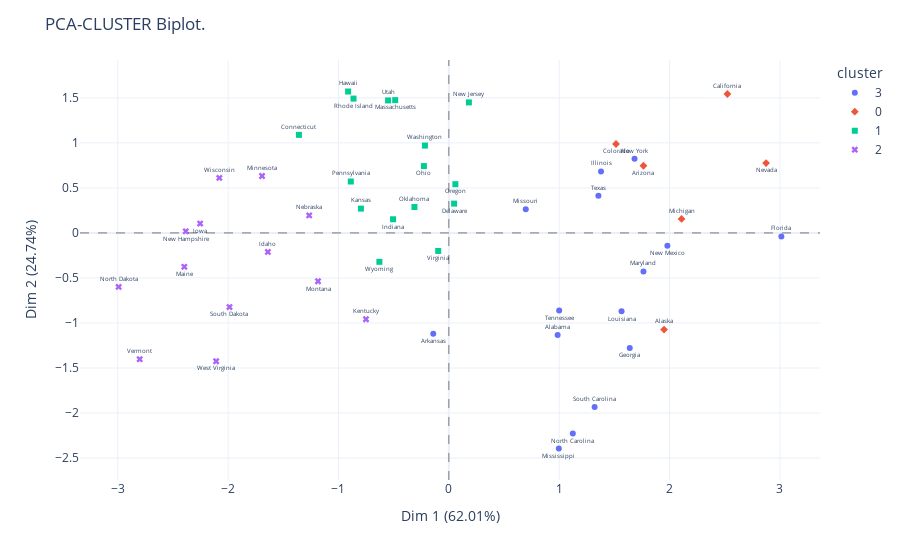

The notebook cell this image was saved under:
### Code cell
# Plot con 4 clusters.
cluster_biplot(pca, df_usarrests, kmeans1.labels_, size_text=6)

### Figure 1 — Plotly figure (JSON) as saved in the notebook; plotly's stock layout.template omitted (floating-point values rounded to 4 significant figures)
{"data": [{"hovertemplate": "<b>%{hovertext}</b><br><br>cluster=3<br>x=%{x}<br>y=%{y}<br>Indice=%{text}<extra></extra>", "hovertext": ["Alabama", "Arkansas", "Florida", "Georgia", "Illinois", "Louisiana", "Maryland", "Mississippi", "Missouri", "New Mexico", "New York", "North Carolina", "South Carolina", "Tennessee", "Texas"], "legendgroup": "3", "marker": {"color": "#636efa", "symbol": "circle"}, "mode": "markers+text", "name": "3", "orientation": "v", "showlegend": true, "text": ["Alabama", "Arkansas", "Florida", "Georgia", "Illinois", "Louisiana", "Maryland", "Mississippi", "Missouri", "New Mexico", "New York", "North Carolina", "South Carolina", "Tennessee", "Texas"], "textfont": {"size": 6}, "textposition": ["top center", "bottom center", "top center", "bottom center", "top center", "bottom center", "top center", "bottom center", "top center", "bottom center", "top center", "bottom center", "top center", "bottom center", "top center", "bottom center", "top center", "bottom center", "top center", "bottom center", "top center", "bottom center", "top center", "bottom center", "top center", "bottom center", "top center", "bottom center", "top center", "bottom center", "top center", "bottom center", "top center", "bottom center", "top center", "bottom center", "top center", "bottom center", "top center", "bottom center", "top center", "bottom center", "top center", "bottom center", "top center", "bottom center", "top center", "bottom center", "top center", "bottom center"], "type": "scatter", "x": [0.9856, -0.1414, 3.013, 1.639, 1.379, 1.565, 1.763, 0.9965, 0.6968, 1.98, 1.683, 1.123, 1.321, 0.9997, 1.355], "xaxis": "x", "y": [-1.133, -1.12, -0.03923, -1.279, 0.6818, -0.8711, -0.4277, -2.394, 0.2634, -0.1428, 0.8232, -2.228, -1.933, -0.8603, 0.4125], "yaxis": "y"}, {"hovertemplate": "<b>%{hovertext}</b><br><br>cluster=0<br>x=%{x}<br>y=%{y}<br>Indice=%{text}<extra></extra>", "hovertext": ["Alaska", "Arizona", "California", "Colorado", "Michigan", "Nevada"], "legendgroup": "0", "marker": {"color": "#EF553B", "symbol": "diamond"}, "mode": "markers+text", "name": "0", "orientation": "v", "showlegend": true, "text": ["Alaska", "Arizona", "California", "Colorado", "Michigan", "Nevada"], "textfont": {"size": 6}, "textposition": ["top center", "bottom center", "top center", "bottom center", "top center", "bottom center", "top center", "bottom center", "top center", "bottom center", "top center", "bottom center", "top center", "bottom center", "top center", "bottom center", "top center", "bottom center", "top center", "bottom center", "top center", "bottom center", "top center", "bottom center", "top center", "bottom center", "top center", "bottom center", "top center", "bottom center", "top center", "bottom center", "top center", "bottom center", "top center", "bottom center", "top center", "bottom center", "top center", "bottom center", "top center", "bottom center", "top center", "bottom center", "top center", "bottom center", "top center", "bottom center", "top center", "bottom center"], "type": "scatter", "x": [1.95, 1.763, 2.524, 1.515, 2.108, 2.874], "xaxis": "x", "y": [-1.073, 0.746, 1.543, 0.9876, 0.1554, 0.7756], "yaxis": "y"}, {"hovertemplate": "<b>%{hovertext}</b><br><br>cluster=1<br>x=%{x}<br>y=%{y}<br>Indice=%{text}<extra></extra>", "hovertext": ["Connecticut", "Delaware", "Hawaii", "Indiana", "Kansas", "Massachusetts", "New Jersey", "Ohio", "Oklahoma", "Oregon", "Pennsylvania", "Rhode Island", "Utah", "Virginia", "Washington", "Wyoming"], "legendgroup": "1", "marker": {"color": "#00cc96", "symbol": "square"}, "mode": "markers+text", "name": "1", "orientation": "v", "showlegend": true, "text": ["Connecticut", "Delaware", "Hawaii", "Indiana", "Kansas", "Massachusetts", "New Jersey", "Ohio", "Oklahoma", "Oregon", "Pennsylvania", "Rhode Island", "Utah", "Virginia", "Washington", "Wyoming"], "textfont": {"size": 6}, "textposition": ["top center", "bottom center", "top center", "bottom center", "top center", "bottom center", "top center", "bottom center", "top center", "bottom center", "top center", "bottom center", "top center", "bottom center", "top center", "bottom center", "top center", "bottom center", "top center", "bottom center", "top center", "bottom center", "top center", "bottom center", "top center", "bottom center", "top center", "bottom center", "top center", "bottom center", "top center", "bottom center", "top center", "bottom center", "top center", "bottom center", "top center", "bottom center", "top center", "bottom center", "top center", "bottom center", "top center", "bottom center", "top center", "bottom center", "top center", "bottom center", "top center", "bottom center"], "type": "scatter", "x": [-1.359, 0.04771, -0.9127, -0.5055, -0.7969, -0.4862, 0.1816, -0.226, -0.3118, 0.05912, -0.8884, -0.8638, -0.5506, -0.09633, -0.2169, -0.6294], "xaxis": "x", "y": [1.089, 0.3254, 1.57, 0.1516, 0.2702, 1.474, 1.45, 0.7422, 0.2879, 0.5414, 0.5711, 1.492, 1.472, -0.1997, 0.9701, -0.321], "yaxis": "y"}, {"hovertemplate": "<b>%{hovertext}</b><br><br>cluster=2<br>x=%{x}<br>y=%{y}<br>Indice=%{text}<extra></extra>", "hovertext": ["Idaho", "Iowa", "Kentucky", "Maine", "Minnesota", "Montana", "Nebraska", "New Hampshire", "North Dakota", "South Dakota", "Vermont", "West Virginia", "Wisconsin"], "legendgroup": "2", "marker": {"color": "#ab63fa", "symbol": "x"}, "mode": "markers+text", "name": "2", "orientation": "v", "showlegend": true, "text": ["Idaho", "Iowa", "Kentucky", "Maine", "Minnesota", "Montana", "Nebraska", "New Hampshire", "North Dakota", "South Dakota", "Vermont", "West Virginia", "Wisconsin"], "textfont": {"size": 6}, "textposition": ["top center", "bottom center", "top center", "bottom center", "top center", "bottom center", "top center", "bottom center", "top center", "bottom center", "top center", "bottom center", "top center", "bottom center", "top center", "bottom center", "top center", "bottom center", "top center", "bottom center", "top center", "bottom center", "top center", "bottom center", "top center", "bottom center", "top center", "bottom center", "top center", "bottom center", "top center", "bottom center", "top center", "bottom center", "top center", "bottom center", "top center", "bottom center", "top center", "bottom center", "top center", "bottom center", "top center", "bottom center", "top center", "bottom center", "top center", "bottom center", "top center", "bottom center"], "type": "scatter", "x": [-1.64, -2.254, -0.7509, -2.397, -1.693, -1.185, -1.266, -2.384, -2.992, -1.988, -2.801, -2.109, -2.08], "xaxis": "x", "y": [-0.211, 0.1041, -0.9584, -0.3764, 0.6323, -0.5369, 0.194, 0.01808, -0.5991, -0.8233, -1.402, -1.425, 0.6113], "yaxis": "y"}], "layout": {"legend": {"title": {"text": "cluster"}, "tracegroupgap": 0}, "margin": {"t": 60}, "shapes": [{"line": {"color": "black", "dash": "dash", "width": 0.5}, "type": "line", "x0": 0, "x1": 1, "xref": "x domain", "y0": 0, "y1": 0, "yref": "y"}, {"line": {"color": "black", "dash": "dash", "width": 0.5}, "type": "line", "x0": 0, "x1": 0, "xref": "x", "y0": 0, "y1": 1, "yref": "y domain"}], "title": {"text": "PCA-CLUSTER Biplot."}, "xaxis": {"anchor": "y", "domain": [0, 1], "range": [-3.342, 3.363], "title": {"text": "Dim 1 (62.01%)"}}, "yaxis": {"anchor": "x", "domain": [0, 1], "range": [-2.744, 1.92], "title": {"text": "Dim 2 (24.74%)"}}}}
